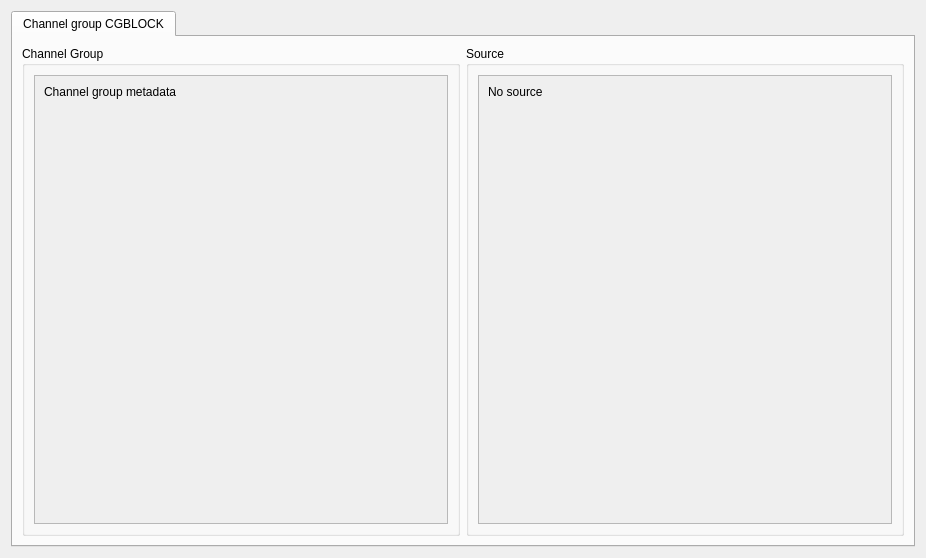
<?xml version="1.0" encoding="UTF-8"?>
<ui version="4.0">
 <class>ChannelGroupInfo</class>
 <widget class="QWidget" name="ChannelGroupInfo">
  <property name="geometry">
   <rect>
    <x>0</x>
    <y>0</y>
    <width>926</width>
    <height>558</height>
   </rect>
  </property>
  <property name="windowTitle">
   <string>Form</string>
  </property>
  <layout class="QVBoxLayout" name="verticalLayout_2">
   <item>
    <widget class="QTabWidget" name="tabs">
     <property name="currentIndex">
      <number>0</number>
     </property>
     <widget class="QWidget" name="ta_widet">
      <attribute name="title">
       <string>Channel group CGBLOCK</string>
      </attribute>
      <layout class="QHBoxLayout" name="horizontalLayout">
       <item>
        <widget class="QGroupBox" name="groupBox">
         <property name="title">
          <string>Channel Group</string>
         </property>
         <property name="flat">
          <bool>false</bool>
         </property>
         <layout class="QVBoxLayout" name="verticalLayout_4">
          <item>
           <widget class="QScrollArea" name="scrollArea">
            <property name="widgetResizable">
             <bool>true</bool>
            </property>
            <widget class="QWidget" name="scrollAreaWidgetContents">
             <property name="geometry">
              <rect>
               <x>0</x>
               <y>0</y>
               <width>417</width>
               <height>463</height>
              </rect>
             </property>
             <layout class="QVBoxLayout" name="verticalLayout_3">
              <item>
               <widget class="QLabel" name="channel_group_label">
                <property name="text">
                 <string>Channel group metadata</string>
                </property>
                <property name="textInteractionFlags">
                 <set>Qt::LinksAccessibleByMouse|Qt::TextSelectableByKeyboard|Qt::TextSelectableByMouse</set>
                </property>
               </widget>
              </item>
              <item>
               <spacer name="verticalSpacer_3">
                <property name="orientation">
                 <enum>Qt::Vertical</enum>
                </property>
                <property name="sizeHint" stdset="0">
                 <size>
                  <width>20</width>
                  <height>40</height>
                 </size>
                </property>
               </spacer>
              </item>
             </layout>
            </widget>
           </widget>
          </item>
         </layout>
        </widget>
       </item>
       <item>
        <widget class="QGroupBox" name="groupBox_3">
         <property name="title">
          <string>Source</string>
         </property>
         <layout class="QVBoxLayout" name="verticalLayout_5">
          <item>
           <widget class="QScrollArea" name="scrollArea_3">
            <property name="widgetResizable">
             <bool>true</bool>
            </property>
            <widget class="QWidget" name="scrollAreaWidgetContents_3">
             <property name="geometry">
              <rect>
               <x>0</x>
               <y>0</y>
               <width>417</width>
               <height>463</height>
              </rect>
             </property>
             <layout class="QVBoxLayout" name="verticalLayout">
              <item>
               <widget class="QLabel" name="source_label">
                <property name="text">
                 <string>No source</string>
                </property>
                <property name="textInteractionFlags">
                 <set>Qt::LinksAccessibleByMouse|Qt::TextSelectableByKeyboard|Qt::TextSelectableByMouse</set>
                </property>
               </widget>
              </item>
              <item>
               <spacer name="verticalSpacer_2">
                <property name="orientation">
                 <enum>Qt::Vertical</enum>
                </property>
                <property name="sizeHint" stdset="0">
                 <size>
                  <width>20</width>
                  <height>40</height>
                 </size>
                </property>
               </spacer>
              </item>
             </layout>
            </widget>
           </widget>
          </item>
         </layout>
        </widget>
       </item>
      </layout>
     </widget>
    </widget>
   </item>
  </layout>
 </widget>
 <resources/>
 <connections/>
</ui>
